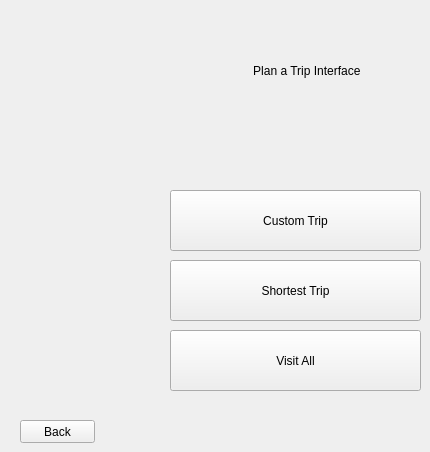
    <widget class="QWidget" name="planATrip">
     <widget class="QPushButton" name="pushButton_backPlanTrip">
      <property name="geometry">
       <rect>
        <x>20</x>
        <y>420</y>
        <width>75</width>
        <height>23</height>
       </rect>
      </property>
      <property name="text">
       <string>Back</string>
      </property>
     </widget>
     <widget class="QLabel" name="label_planATrip">
      <property name="geometry">
       <rect>
        <x>170</x>
        <y>10</y>
        <width>241</width>
        <height>121</height>
       </rect>
      </property>
      <property name="text">
       <string>                         Plan a Trip Interface</string>
      </property>
     </widget>
     <widget class="QPushButton" name="pushButton_">
      <property name="geometry">
       <rect>
        <x>170</x>
        <y>190</y>
        <width>251</width>
        <height>61</height>
       </rect>
      </property>
      <property name="text">
       <string>Custom Trip</string>
      </property>
     </widget>
     <widget class="QPushButton" name="pushButton_shortestTrip">
      <property name="geometry">
       <rect>
        <x>170</x>
        <y>260</y>
        <width>251</width>
        <height>61</height>
       </rect>
      </property>
      <property name="text">
       <string>Shortest Trip</string>
      </property>
     </widget>
     <widget class="QPushButton" name="pushButton_visitAll">
      <property name="geometry">
       <rect>
        <x>170</x>
        <y>330</y>
        <width>251</width>
        <height>61</height>
       </rect>
      </property>
      <property name="text">
       <string>Visit All</string>
      </property>
     </widget>
    </widget>
